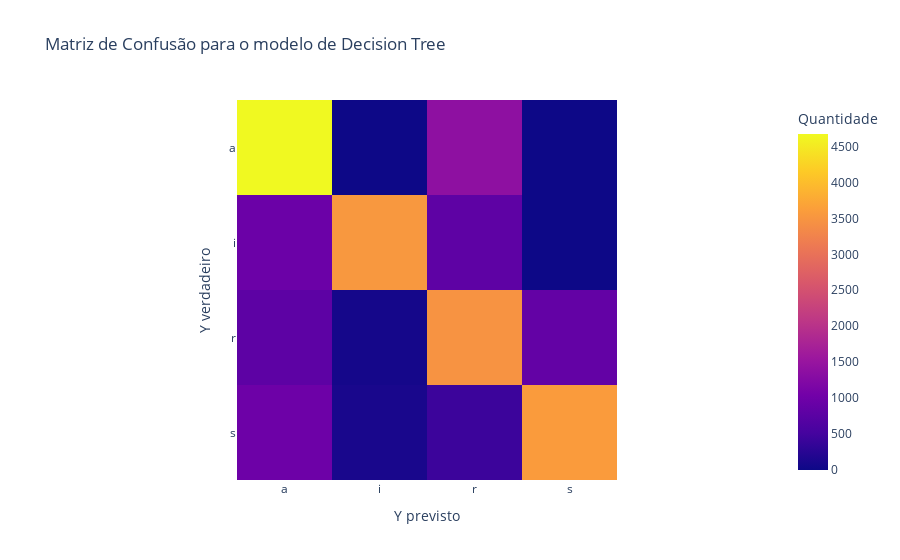

Source (notebook cell):
### Code cell
fig = px.imshow(matriz_confusao_decision, labels=dict(x="Y previsto", y="Y verdadeiro", color="Quantidade"), x = ['a', 'i', 'r', 's'], y = ['a', 'i', 'r', 's'], title = 'Matriz de Confusão para o modelo de Decision Tree')
fig.show()

### Figure 1 — Plotly figure (JSON) as saved in the notebook; plotly's stock layout.template omitted (floating-point values rounded to 4 significant figures)
{"data": [{"coloraxis": "coloraxis", "hovertemplate": "Y previsto: %{x}<br>Y verdadeiro: %{y}<br>Quantidade: %{z}<extra></extra>", "name": "0", "type": "heatmap", "x": ["a", "i", "r", "s"], "xaxis": "x", "y": ["a", "i", "r", "s"], "yaxis": "y", "z": [[4674, 0, 1381, 0], [954, 3537, 797, 0], [795, 70, 3473, 865], [979, 112, 430, 3587]]}], "layout": {"coloraxis": {"colorbar": {"title": {"text": "Quantidade"}}, "colorscale": [[0, "#0d0887"], [0.1111, "#46039f"], [0.2222, "#7201a8"], [0.3333, "#9c179e"], [0.4444, "#bd3786"], [0.5556, "#d8576b"], [0.6667, "#ed7953"], [0.7778, "#fb9f3a"], [0.8889, "#fdca26"], [1, "#f0f921"]]}, "title": {"text": "Matriz de Confusão para o modelo de Decision Tree"}, "xaxis": {"anchor": "y", "constrain": "domain", "domain": [0, 1], "scaleanchor": "y", "title": {"text": "Y previsto"}}, "yaxis": {"anchor": "x", "autorange": "reversed", "constrain": "domain", "domain": [0, 1], "title": {"text": "Y verdadeiro"}}}}
